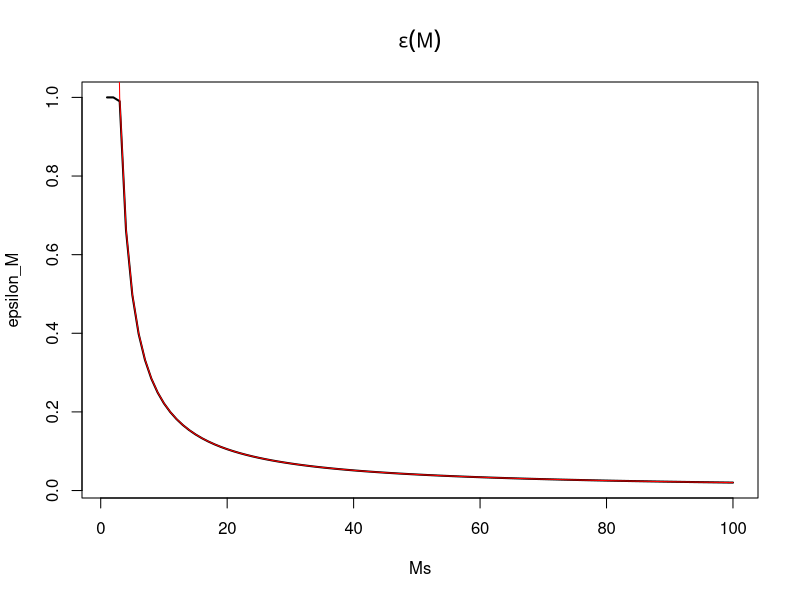

This chart was generated by the following R code:
## ---- chunk 1
library(matlab, quietly = TRUE, warn.conflicts = FALSE)
floyd_warshall <- function(A) {
  n <- dim(A)[1]
  S <- A
  P <- cell(n)
  rownames(P) <- rownames(A); colnames(P) <- colnames(A)
  # intialize P
  #  P[i, j] is a vector v where v[i] indicates position of node and
  #  names(P)[i] indicates the node ID
  for (i in 1:n) {
    for (j in 1:n) {
      P[[i, j]] <- c(0, 1)
      names(P[[i, j]]) <- rownames(A)[c(i, j)]
    }
  }
  # Floyd-Warshall algorithm
  for (k in 1:n) {
    for (i in 1:n) {
      for (j in 1:n) {
        if (S[i, j] > S[i, k] + S[k, j]) {
          S[i, j] <- S[i, k] + S[k, j]
          v1 <- P[[i, k]]
          v2 <- P[[k, j]] + max(v1)
          P[[i, j]] <- c(v1, v2[-1])
        }
      }
    }
  }
  list(S = S, P = P)
}
## ---- chunk 2
library(pracma, quietly = TRUE, warn.conflicts = FALSE)
n <- 50
# random log-normal weights
A <- exp(randn(n))
# delete some edges randomly
A[rand(n) > 3/n] <- Inf
# set diagonals to 0
diag(A) <- 0
SLETTERS <- c(LETTERS, paste0(rep(LETTERS, each = 26), rep(LETTERS, 26)))
rownames(A) <- SLETTERS[1:n]
colnames(A) <- SLETTERS[1:n]
## ---- chunk 3
res <- floyd_warshall(A); S <- res$S; P <- res$P
# the path lengths
L <- apply(P, c(1, 2), function(v) max(v[[1]]))
table(L)
## ---- chunk 4
i <- row(L)[L == max(L)][1]
j <- col(L)[L == max(L)][1]
L[i, j]
P[[i, j]]
## ---- chunk 5
nodes <- names(P[[i, j]])
(edges <- cbind(nodes[-length(nodes)], nodes[-1]))
interdists <- A[edges]
S[i, j]
sum(interdists)
## ---- chunk 6
fw_downsample <- function(A, M) {
  n <- dim(A)[1]
  S <- A
  P <- cell(n)
  rownames(P) <- rownames(A); colnames(P) <- colnames(A)
  for (i in 1:n) {
    for (j in 1:n) {
      P[[i, j]] <- c(0, 1)
      names(P[[i, j]]) <- rownames(A)[c(i, j)]
    }
  }
  for (k in 1:n) {
    for (i in 1:n) {
      for (j in 1:n) {
        if (S[i, j] > S[i, k] + S[k, j]) {
          S[i, j] <- S[i, k] + S[k, j]
          v1 <- P[[i, k]]
          v2 <- P[[k, j]] + max(v1)
          v <- c(v1, v2[-1])
          # downsampling step
          if (length(v) > M + 2) {
            vmid <- v[2:(length(v) - 1)]
            inds <- sort(sample(length(vmid), M, replace = FALSE))
            v <- c(v[1], vmid[inds], v[length(v)])
          }
          P[[i, j]] <- v
        }
      }
    }
  }
  list(S = S, P = P)  
}
## ---- chunk 7
diff1 <- function(v) v[-length(v)] - v[-1]
query_path <- function(P, i, j) {
  iter_count <- 1
  nodes <- P[[i, j]]
  while (max(-diff1(nodes)) > 1) {
    iter_count <- iter_count + 1
    gaps <- which(-diff1(nodes) > 1)
    edges <- cbind(names(nodes)[-length(nodes)], names(nodes)[-1])[gaps, , drop = FALSE]
    paths <- P[edges, drop = FALSE]
    # insert missing nodes
    for (no in 1:length(gaps)) {
      edge <- edges[no, ]
      path <- paths[[no]]
      ind <- which(names(nodes) == edge[1])
      pos <- nodes[ind]
      pre_edge <- nodes[1:ind]
      post_edge <- nodes[(ind + 1):length(nodes)]
      # insert path between pre-edge and post_edge (minus duplicated end node)
      nodes <- c(pre_edge, pos + path[-1], post_edge[-1])
    }
  }
  list(path = nodes, iter_count = iter_count)
}
## ---- chunk 8
res_d <- fw_downsample(A, 3)
# the full path
P[[i, j]]
# the stored path
res_d$P[[i, j]]
## ---- chunk 9
rec <- query_path(res_d$P, i, j)
# the recovered full path
rec$path
# number of iterations
rec$iter_count
## ---- chunk 10
epsilon_check <- function(x, epsilon) {
  L <- length(x)
  N <- x[L]
  val1 <- x[1]==0
  val2 <- max(-diff1(x)) <= epsilon * N
  val1 && val2
}

epsilon_compress <- function(x, epsilon) {
  L <- length(x)
  N <- x[L]
  stopifnot(epsilon_check(x, epsilon))
  filt <- rep(FALSE, L)  # indices of subsequence
  blockend <- 1
  flag <- TRUE
  while (blockend < L) {
    blockstart <- blockend
    filt[blockstart] <- TRUE
    blockend <- max(which(x - x[blockstart] < epsilon * N))
  }
  filt[blockend] <- TRUE
  stopifnot(-diff1(x[filt]) <= epsilon * N)
  x[filt]
}
## ---- chunk 11
ns <- 1:1000
eps <- 100/(100:10000)
epsmat <- repmat(t(t(eps)), 1, length(ns))
nsmat <- col(epsmat)
Mval <- 2 * (1/(epsmat + (1/nsmat)) - 1/(1 + epsmat * nsmat)) + 1
Mval <- pmin(Mval, nsmat)
Mlim <- 2/eps + 1
Mc <- apply(cbind(Mval, Mlim), 1, max)
Ms <- 1:100
epsilon_M <- sapply(Ms, function(M) max(eps[Mc > M]))
nlim <- apply(Mval, 1, function(v) which(v == max(v))[1])
#plot(nlim)
plot(Ms, epsilon_M, type = "l", lwd = 2)
lines(Ms, 2/(Ms-1), col = "red")
title(expression(epsilon(M)))
## ---- chunk 12
generate_input_x <- function(N, Lmin, epsilon) {
  x <- sort(c(0, sample(N-1, Lmin, replace = FALSE), N))
  while (max(-diff1(x)) > epsilon * N) {
    inds <- which(-diff1(x) > epsilon * N)
    lowers <- x[inds] + 1
    uppers <- x[inds + 1]
    added <- floor(lowers + (uppers - lowers) * runif(length(inds)))
    x <- sort(c(x, added))
  }
  x
}
M <- 50
epsilon <- epsilon_M[M]
x <- generate_input_x(1000, M * 2, epsilon)
## compress and check length
xsub <- epsilon_compress(x, epsilon)
length(xsub)
## ---- chunk 13
diff2 <- function(x) {x[1:(length(x) - 2)] - x[-(1:2)]}

M_blocking <- function(x, M) {
  while (length(x) > M + 1) {
    # find the smallest gap
    gaps <- diff2(-x)
    ind <- order(gaps)[1]
    # remove the guy in the middle
    x <- x[-(ind + 1)]
  }
  x
}
## ---- chunk 14
fw_greedy <- function(A, M) {
  n <- dim(A)[1]
  S <- A
  P <- cell(n)
  rownames(P) <- rownames(A); colnames(P) <- colnames(A)
  for (i in 1:n) {
    for (j in 1:n) {
      P[[i, j]] <- c(0, 1)
      names(P[[i, j]]) <- rownames(A)[c(i, j)]
    }
  }
  for (k in 1:n) {
    for (i in 1:n) {
      for (j in 1:n) {
        if (S[i, j] > S[i, k] + S[k, j]) {
          S[i, j] <- S[i, k] + S[k, j]
          v1 <- P[[i, k]]
          v2 <- P[[k, j]] + max(v1)
          v <- c(v1, v2[-1])
          P[[i, j]] <- M_blocking(v, M + 1)
        }
      }
    }
  }
  list(S = S, P = P)  
}
## ---- chunk 15
res_g <- fw_greedy(A, 3)
# the full path
P[[i, j]]
# the stored path
res_g$P[[i, j]]
## ---- chunk 16
rec <- query_path(res_d$P, i, j)
# the recovered full path
rec$path
# number of iterations
rec$iter_count
## ---- chunk 17
n <- 200
A <- matrix(Inf, n, n, dimnames = list(SLETTERS[1:n], SLETTERS[1:n]))
diag(A) <- 0
A[(row(A) %% n) == (col(A) - 1 %% n)] <- 1
res_f <- floyd_warshall(A)
M <- 10
res_d <- fw_downsample(A, M)
res_g <- fw_greedy(A, M)
# stored paths
res_d$P[[1, n]]
res_g$P[[1, n]]
# iterations for recovery
query_path(res_d$P, 1, n)$iter_count
query_path(res_g$P, 1, n)$iter_count
